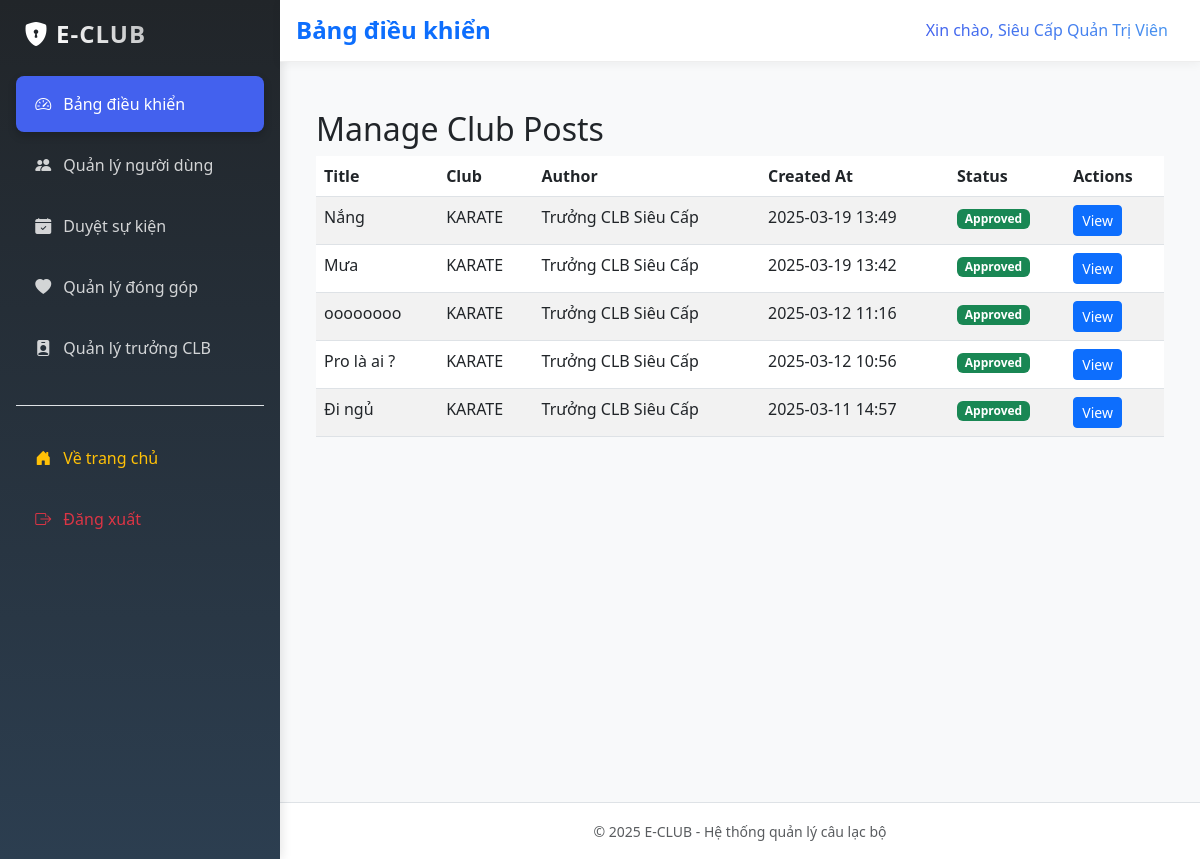
/index.php?page=admin/posts (signed in), run on the app's committed database.
### tables this page shows
CREATE TABLE `club_posts` (
  `id` int(11) NOT NULL,
  `club_id` int(11) DEFAULT NULL,
  `title` varchar(200) NOT NULL,
  `content` longtext NOT NULL,
  `image_url` varchar(255) DEFAULT NULL,
  `status` enum('pending','approved','rejected') DEFAULT 'pending',
  `created_by` int(11) DEFAULT NULL,
  `created_at` timestamp NOT NULL DEFAULT current_timestamp(),
  `updated_at` timestamp NOT NULL DEFAULT current_timestamp() ON UPDATE current_timestamp()
);

CREATE TABLE `clubs` (
  `id` int(11) NOT NULL,
  `name` varchar(100) NOT NULL,
  `description` text DEFAULT NULL,
  `created_at` timestamp NOT NULL DEFAULT current_timestamp(),
  `status` enum('active','inactive') NOT NULL DEFAULT 'active',
  `image_url` varchar(255) DEFAULT NULL,
  `bank_info` json DEFAULT NULL
);

CREATE TABLE `users` (
  `id` int(11) NOT NULL,
  `name` varchar(100) NOT NULL,
  `email` varchar(100) NOT NULL,
  `password` varchar(255) NOT NULL,
  `role` enum('admin','club_leader','user') DEFAULT 'user',
  `created_at` timestamp NOT NULL DEFAULT current_timestamp(),
  `avatar_url` varchar(255) DEFAULT NULL,
  `last_activity` timestamp NOT NULL DEFAULT current_timestamp() ON UPDATE current_timestamp()
);

### config.php (called while the page is built, shortened)
<?php
try {
    $conn = new mysqli(DB_HOST, DB_USER, DB_PASS, DB_NAME);
    $conn->set_charset("utf8");
} catch (Exception $e) {
    die("Database connection failed: " . $e->getMessage());
}
function sanitize($input) {
    global $conn;
    return $conn->real_escape_string(trim($input));
}
?>

### pages/admin/posts.php (the view, shortened to what this page needs)
<?php
$query = "SELECT cp.*, c.name as club_name, u.name as author_name
         FROM club_posts cp
         JOIN clubs c ON cp.club_id = c.id
         JOIN users u ON cp.created_by = u.id
         ORDER BY cp.created_at DESC";
$result = $conn->query($query);
$posts = $result->fetch_all(MYSQLI_ASSOC);
?>
<div class="container-fluid mt-4">
    <h2>Manage Club Posts</h2>
    <div class="table-responsive">
        <table class="table table-striped">
            <thead>
                <tr>
                    <th>Title</th>
                    <th>Club</th>
                    <th>Author</th>
                    <th>Created At</th>
                    <th>Status</th>
                    <th>Actions</th>
                </tr>
            </thead>
            <tbody>
                <?php foreach ($posts as $post): ?>
                <tr>
                    <td><?php echo htmlspecialchars($post['title']); ?></td>
                    <td><?php echo htmlspecialchars($post['club_name']); ?></td>
                    <td><?php echo htmlspecialchars($post['author_name']); ?></td>
                    <td><?php echo date('Y-m-d H:i', strtotime($post['created_at'])); ?></td>
                    <td>
                        <span class="badge bg-<?php echo $post['status'] === 'approved' ? 'success' : ($post['status'] === 'rejected' ? 'danger' : 'warning'); ?>">
                            <?php echo ucfirst($post['status']); ?>
                        </span>
                    </td>
                    <td>
                        <button type="button" class="btn btn-sm btn-primary view-post"
                                data-bs-toggle="modal" data-bs-target="#postModal"
                                data-post-id="<?php echo $post['id']; ?>"
                                data-title="<?php echo htmlspecialchars($post['title']); ?>"
                                data-content="<?php echo htmlspecialchars($post['content']); ?>"
                                data-image="<?php echo htmlspecialchars($post['image_url']); ?>"
                                data-status="<?php echo $post['status']; ?>">
                            View
                        </button>
                    </td>
                </tr>
                <?php endforeach; ?>
            </tbody>
        </table>
    </div>
</div>

### index.php (shortened to what this page needs)
<?php
require_once 'config.php';
require_once 'templates/admin_layout.php';
$page = isset($_GET['page']) ? sanitize($_GET['page']) : 'home';
if ($page === 'admin') {
    renderAdminHeader();
    include "pages/admin.php";
    renderAdminFooter();
} elseif (in_array($page, ['list_events', 'list_clubs', 'upload_image'])) {
    renderAdminHeader();
    include "pages/admin/{$page}.php";
    renderAdminFooter();
} elseif ($page === 'admin/posts') {
    renderAdminHeader();
    include "pages/admin/posts.php";
    renderAdminFooter();
} elseif ($page === 'admin/stats') {
    renderAdminHeader();
    include "pages/admin/stats.php";
    renderAdminFooter();
}

### templates/admin_layout.php (shortened to what this page needs)
<?php
function renderAdminHeader() {
    ?>
    <!DOCTYPE html>
    <html lang="vi">
    <head>
        <link href="https://cdn.jsdelivr.net/npm/bootstrap@5.3.0/dist/css/bootstrap.min.css" rel="stylesheet">
        <link href="https://cdn.jsdelivr.net/npm/bootstrap-icons@1.10.0/font/bootstrap-icons.css" rel="stylesheet">
        <link href="<?php echo SITE_URL; ?>/assets/css/post-content.css" rel="stylesheet">
    </head>
    <body>
        <div class="d-flex">
            <div class="admin-sidebar p-3" style="width: 280px;">
                <div class="d-flex align-items-center mb-4 ps-2">
                    <i class="bi bi-shield-lock-fill text-white me-2 fs-4"></i>
                    <h5 class="admin-logo mb-0"><?php echo APP_NAME; ?></h5>
                </div>
                <nav class="nav flex-column">
                    <a class="nav-link <?php echo !isset($_GET['action']) ? 'active' : ''; ?>" href="index.php?page=admin">
                        <i class="bi bi-speedometer2 me-2"></i> Bảng điều khiển
                    </a>
                    <a class="nav-link <?php echo isset($_GET['action']) && $_GET['action'] === 'manage_users' ? 'active' : ''; ?>"
                       href="index.php?page=admin&action=manage_users">
                        <i class="bi bi-people-fill me-2"></i> Quản lý người dùng
                    </a>
                    <a class="nav-link <?php echo isset($_GET['action']) && $_GET['action'] === 'pending_events' ? 'active' : ''; ?>"
                       href="index.php?page=admin&action=pending_events">
                        <i class="bi bi-calendar-check-fill me-2"></i> Duyệt sự kiện
                    </a>
                    <a class="nav-link <?php echo isset($_GET['action']) && $_GET['action'] === 'manage_donations' ? 'active' : ''; ?>"
                       href="index.php?page=admin/donations">
                        <i class="bi bi-heart-fill me-2"></i> Quản lý đóng góp
                    </a>
                    <a class="nav-link <?php echo isset($_GET['action']) && $_GET['action'] === 'manage_leaders' ? 'active' : ''; ?>"
                       href="index.php?page=admin&action=manage_leaders">
                        <i class="bi bi-person-badge-fill me-2"></i> Quản lý trưởng CLB
                    </a>
                    <div class="border-top my-4"></div>
                    <a class="nav-link text-warning" href="index.php?page=home">
                        <i class="bi bi-house-door-fill me-2"></i> Về trang chủ
                    </a>
                    <a class="nav-link text-danger" href="index.php?page=logout">
                        <i class="bi bi-box-arrow-right me-2"></i> Đăng xuất
                    </a>
                </nav>
            </div>
            <div class="flex-grow-1">
                <header class="admin-header p-3 d-flex justify-content-between align-items-center sticky-top">
                    <div>
                        <h4 class="m-0 fw-bold text-primary">
                            <?php
                            if (!isset($_GET['action'])) {
                                echo 'Bảng điều khiển';
                            } elseif ($_GET['action'] === 'manage_users') {
                                echo 'Quản lý người dùng';
                            } elseif ($_GET['action'] === 'manage_clubs') {
                                echo 'Quản lý câu lạc bộ';
                            } elseif ($_GET['action'] === 'pending_events') {
                                echo 'Duyệt sự kiện';
                            } elseif ($_GET['action'] === 'manage_donations') {
                                echo 'Quản lý đóng góp';
                            } elseif ($_GET['action'] === 'manage_leaders') {
                                echo 'Quản lý trưởng CLB';
                            } else {
                                echo 'Quản trị hệ thống';
                            }
                            ?>
                        </h4>
                    </div>
                    <div class="d-flex align-items-center">
                        <span class="user-welcome me-3">Xin chào, <?php echo htmlspecialchars($_SESSION['name']); ?></span>
                    </div>
                </header>
                <main class="content-wrapper p-4">
    <?php
}
function renderAdminFooter() {
    ?>
                </main>
                <footer class="bg-white text-center p-3 border-top">
                    <small class="text-muted">&copy; <?php echo date('Y'); ?> <?php echo APP_NAME; ?> - Hệ thống quản lý câu lạc bộ</small>
                </footer>
            </div>
        </div>
    </body>
    </html>
    <?php
}

### templates/admin_layout.php (style rules this page uses)
:root { --primary-color: #4361ee; --secondary-color: #3f37c9; --accent-color: #4895ef; --success-color: #4cc9f0; --light-bg: #f8f9fa; --dark-bg: #212529; }
body { font-family: 'Segoe UI', system-ui, -apple-system, sans-serif; background-color: var(--light-bg); }
.admin-sidebar { min-height: 100vh; background: linear-gradient(180deg, var(--dark-bg) 0%, #2c3e50 100%); box-shadow: 2px 0 10px rgba(0,0,0,0.1); transition: all 0.3s; z-index: 1000; }
.admin-sidebar .nav-link { color: rgba(255,255,255,.8); padding: 1rem 1.2rem; border-radius: 8px; margin-bottom: 5px; transition: all 0.3s; }
.admin-sidebar .nav-link.active { background: var(--primary-color); color: #fff; box-shadow: 0 4px 8px rgba(0,0,0,0.2); }
.admin-header { background: #fff; box-shadow: 0 2px 10px rgba(0,0,0,0.05); border-bottom: 1px solid #eee; }
.content-wrapper { background: var(--light-bg); min-height: calc(100vh - 60px); }
.admin-logo { font-weight: 700; font-size: 1.5rem; background: linear-gradient(45deg, #fff, rgba(255,255,255,0.7)); -webkit-background-clip: text; -webkit-text-fill-color: transparent; letter-spacing: 1px; }
.user-welcome { font-weight: 500; background: linear-gradient(45deg, var(--primary-color), var(--accent-color)); -webkit-background-clip: text; -webkit-text-fill-color: transparent; }

### data on the page
club_posts: title "Nắng", club.name "KARATE", created_by.name "Trưởng CLB Siêu Cấp", created_at "2025-03-19 13:49", status "Approved"
club_posts: title "Mưa", club.name "KARATE", created_by.name "Trưởng CLB Siêu Cấp", created_at "2025-03-19 13:42", status "Approved"
club_posts: title "oooooooo", club.name "KARATE", created_by.name "Trưởng CLB Siêu Cấp", created_at "2025-03-12 11:16", status "Approved"
club_posts: title "Pro là ai ?", club.name "KARATE", created_by.name "Trưởng CLB Siêu Cấp", created_at "2025-03-12 10:56", status "Approved"
club_posts: title "Đi ngủ", club.name "KARATE", created_by.name "Trưởng CLB Siêu Cấp", created_at "2025-03-11 14:57", status "Approved"

### other printed values
APP_NAME "E-CLUB"
$_SESSION['name'] "Siêu Cấp Quản Trị Viên"
